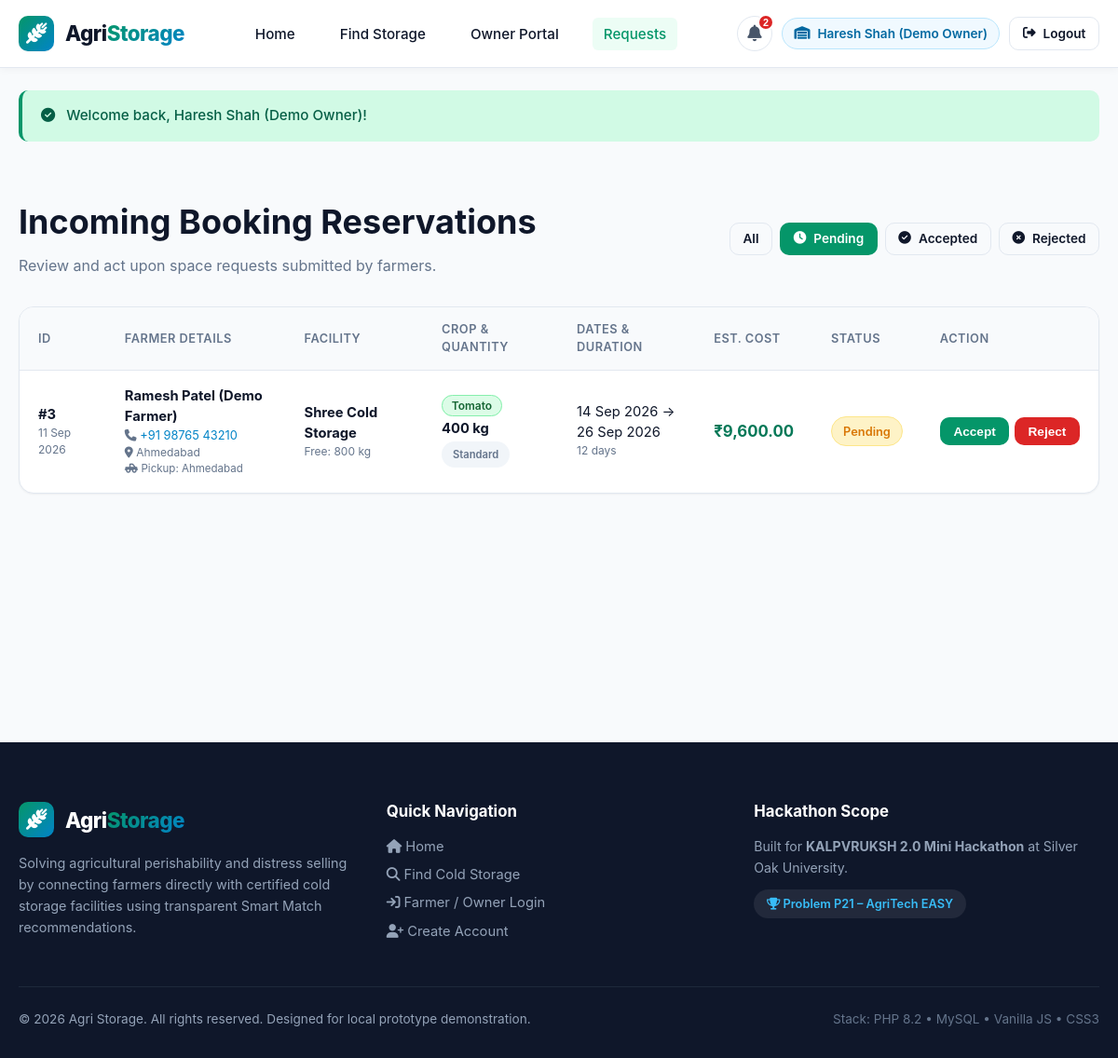
Page /owner/bookings.php?status=Pending (signed in) on the committed database.
### tables this page shows
CREATE TABLE `bookings` (
  `id` INT NOT NULL AUTO_INCREMENT,
  `farmer_id` INT NOT NULL,
  `storage_id` INT NOT NULL,
  `pickup_location` VARCHAR(150) NOT NULL DEFAULT 'Ahmedabad',
  `crop` VARCHAR(100) NOT NULL,
  `quantity` DECIMAL(10,2) NOT NULL,
  `start_date` DATE NOT NULL,
  `end_date` DATE NOT NULL,
  `total_cost` DECIMAL(12,2) NOT NULL,
  `has_insurance` TINYINT(1) NOT NULL DEFAULT 0,
  `insurance_rate` DECIMAL(5,2) NOT NULL DEFAULT 85.00,
  `insurance_fee` DECIMAL(10,2) NOT NULL DEFAULT 0.00,
  `damage_status` ENUM('None', 'Reported', 'Compensated') NOT NULL DEFAULT 'None',
  `damage_cause` VARCHAR(255) NULL,
  `affected_crop` VARCHAR(100) NULL,
  `affected_quantity` DECIMAL(10,2) NULL,
  `compensation_amount` DECIMAL(10,2) NULL,
  `status` ENUM('Pending', 'Accepted', 'Rejected', 'Completed') NOT NULL DEFAULT 'Pending',
  `created_at` TIMESTAMP NOT NULL DEFAULT CURRENT_TIMESTAMP,
  PRIMARY KEY (`id`),
  INDEX `idx_booking_farmer` (`farmer_id`),
  INDEX `idx_booking_storage` (`storage_id`),
  INDEX `idx_booking_status` (`status`),
  CONSTRAINT `fk_booking_farmer` FOREIGN KEY (`farmer_id`) REFERENCES `users` (`id`) ON DELETE CASCADE,
  CONSTRAINT `fk_booking_storage` FOREIGN KEY (`storage_id`) REFERENCES `cold_storages` (`id`) ON DELETE CASCADE
);

CREATE TABLE `users` (
  `id` INT NOT NULL AUTO_INCREMENT,
  `name` VARCHAR(100) NOT NULL,
  `email` VARCHAR(150) NOT NULL UNIQUE,
  `password` VARCHAR(255) NOT NULL,
  `phone` VARCHAR(20) NOT NULL,
  `role` ENUM('farmer', 'owner') NOT NULL DEFAULT 'farmer',
  `location` VARCHAR(150) NOT NULL,
  `created_at` TIMESTAMP NOT NULL DEFAULT CURRENT_TIMESTAMP,
  PRIMARY KEY (`id`),
  INDEX `idx_user_email` (`email`),
  INDEX `idx_user_role` (`role`)
);

CREATE TABLE `cold_storages` (
  `id` INT NOT NULL AUTO_INCREMENT,
  `owner_id` INT NOT NULL,
  `name` VARCHAR(150) NOT NULL,
  `location` VARCHAR(150) NOT NULL,
  `available_capacity` DECIMAL(10,2) NOT NULL,
  `total_capacity` DECIMAL(10,2) NOT NULL,
  `temperature` VARCHAR(50) NOT NULL,
  `price_per_kg` DECIMAL(10,2) NOT NULL,
  `supported_crops` TEXT NOT NULL,
  `minimum_quantity` DECIMAL(10,2) NOT NULL DEFAULT 50.00,
  `contact` VARCHAR(20) NOT NULL,
  `status` ENUM('Available', 'Full', 'Inactive') NOT NULL DEFAULT 'Available',
  `created_at` TIMESTAMP NOT NULL DEFAULT CURRENT_TIMESTAMP,
  PRIMARY KEY (`id`),
  INDEX `idx_storage_owner` (`owner_id`),
  INDEX `idx_storage_status` (`status`),
  INDEX `idx_storage_location` (`location`),
  CONSTRAINT `fk_storage_owner` FOREIGN KEY (`owner_id`) REFERENCES `users` (`id`) ON DELETE CASCADE
);

### includes/auth.php (called while the page is built, shortened)
<?php
function e($value) {
    return htmlspecialchars((string)$value, ENT_QUOTES, 'UTF-8');
}
function base_url($path = '') {
    $path = ltrim($path, '/');
    $envBase = getenv('BASE_URL');
    $scriptName = $_SERVER['SCRIPT_NAME'] ?? '';
    $dir = str_replace('\\', '/', dirname($scriptName));
    if (preg_match('#/owner$#i', $dir)) {
        $dir = substr($dir, 0, -6);
    }
    $dir = rtrim($dir, '/');
    return ($dir === '' ? '' : $dir) . '/' . $path;
}

### owner/bookings.php (the view, shortened to what this page needs)
<?php
require_once __DIR__ . '/../includes/db.php';
require_once __DIR__ . '/../includes/auth.php';
$user = currentUser();
$statusFilter = trim($_GET['status'] ?? '');
$bookings = [];
try {
    $sql = "
        SELECT b.*, u.name as farmer_name, u.phone as farmer_phone, u.location as farmer_location,
               s.name as storage_name, s.location as storage_location, s.available_capacity, s.total_capacity
        FROM bookings b
        JOIN users u ON b.farmer_id = u.id
        JOIN cold_storages s ON b.storage_id = s.id
        WHERE s.owner_id = ?
    ";
    $params = [$user['id']];
    if (!empty($statusFilter) && in_array($statusFilter, ['Pending', 'Accepted', 'Rejected', 'Completed'])) {
        $sql .= " AND b.status = ?";
        $params[] = $statusFilter;
    }
    $sql .= " ORDER BY b.id DESC";
    $stmt = $pdo->prepare($sql);
    $stmt->execute($params);
    $bookings = $stmt->fetchAll();
} catch (PDOException $e) {
    setFlash('danger', 'Database error: ' . $e->getMessage());
}
require_once __DIR__ . '/../includes/header.php';
?>
<div class="container" style="padding: 2.5rem 1.25rem;">
    <div style="display: flex; justify-content: space-between; align-items: center; flex-wrap: wrap; gap: 1rem; margin-bottom: 2rem;">
        <div>
            <h1>Incoming Booking Reservations</h1>
            <p class="text-muted">Review and act upon space requests submitted by farmers.</p>
        </div>
        <div style="display: flex; gap: 0.5rem; flex-wrap: wrap;">
            <a href="<?php echo base_url('owner/bookings.php'); ?>" class="btn <?php echo empty($statusFilter) ? 'btn-primary' : 'btn-outline'; ?> btn-sm">
                All
            </a>
            <a href="<?php echo base_url('owner/bookings.php?status=Pending'); ?>" class="btn <?php echo ($statusFilter === 'Pending') ? 'btn-primary' : 'btn-outline'; ?> btn-sm">
                <i class="fa-solid fa-clock"></i> Pending
            </a>
            <a href="<?php echo base_url('owner/bookings.php?status=Accepted'); ?>" class="btn <?php echo ($statusFilter === 'Accepted') ? 'btn-primary' : 'btn-outline'; ?> btn-sm">
                <i class="fa-solid fa-circle-check"></i> Accepted
            </a>
            <a href="<?php echo base_url('owner/bookings.php?status=Rejected'); ?>" class="btn <?php echo ($statusFilter === 'Rejected') ? 'btn-primary' : 'btn-outline'; ?> btn-sm">
                <i class="fa-solid fa-circle-xmark"></i> Rejected
            </a>
        </div>
    </div>
    <?php if (empty($bookings)): ?>
        <div class="card text-center" style="padding: 3.5rem 1.5rem;">
            <div style="font-size: 3rem; margin-bottom: 0.75rem; color: #94a3b8;"><i class="fa-solid fa-clipboard-list"></i></div>
            <h3>No Bookings Found</h3>
            <p class="text-muted">No reservations match the selected filter criteria.</p>
        </div>
    <?php else: ?>
        <div class="table-responsive">
            <table class="table">
                <thead>
                    <tr>
                        <th>ID</th>
                        <th>Farmer Details</th>
                        <th>Facility</th>
                        <th>Crop & Quantity</th>
                        <th>Dates & Duration</th>
                        <th>Est. Cost</th>
                        <th>Status</th>
                        <th>Action</th>
                    </tr>
                </thead>
                <tbody>
                    <?php foreach ($bookings as $b): ?>
                        <?php
                            $diffDays = max(1, (int)ceil((strtotime($b['end_date']) - strtotime($b['start_date'])) / 86400));
                            $canAccept = ($b['available_capacity'] >= $b['quantity']);
                        ?>
                        <tr>
                            <td>
                                <strong>#<?php echo e($b['id']); ?></strong>
                                <div class="text-muted" style="font-size: 0.75rem;">
                                    <?php echo date('d M Y', strtotime($b['created_at'])); ?>
                                </div>
                            </td>
                            <td>
                                <strong><?php echo e($b['farmer_name']); ?></strong>
                                <div class="text-muted" style="font-size: 0.8rem;">
                                    <i class="fa-solid fa-phone"></i> <a href="tel:<?php echo e($b['farmer_phone']); ?>"><?php echo e($b['farmer_phone']); ?></a>
                                </div>
                                <div class="text-muted" style="font-size: 0.75rem;">
                                    <i class="fa-solid fa-location-dot"></i> <?php echo e($b['farmer_location']); ?>
                                </div>
                                <?php if (!empty($b['pickup_location'])): ?>
                                    <div class="text-muted" style="font-size: 0.72rem;">
                                        <i class="fa-solid fa-truck-pickup"></i> Pickup: <?php echo e($b['pickup_location']); ?>
                                    </div>
                                <?php endif; ?>
                            </td>
                            <td>
                                <strong><?php echo e($b['storage_name']); ?></strong>
                                <div class="text-muted" style="font-size: 0.75rem;">
                                    Free: <?php echo number_format($b['available_capacity']); ?> kg
                                </div>
                            </td>
                            <td>
                                <div><span class="crop-tag highlight"><?php echo e($b['crop']); ?></span></div>
                                <div style="font-weight: 700; margin-top: 3px;"><?php echo number_format($b['quantity']); ?> kg</div>
                                <div style="margin-top: 3px;">
                                    <?php if (!empty($b['has_insurance'])): ?>
                                        <span class="badge" style="background: #ecfdf5; color: #047857; border: 1px solid #6ee7b7; font-size: 0.7rem;">
                                            <i class="fa-solid fa-shield-halved"></i> 85% Insured
                                        </span>
                                    <?php else: ?>
                                        <span class="badge" style="background: #f1f5f9; color: #64748b; font-size: 0.7rem;">
                                            Standard
                                        </span>
                                    <?php endif; ?>
                                </div>
                            </td>
                            <td>
                                <div><?php echo date('d M Y', strtotime($b['start_date'])); ?> &rarr;</div>
                                <div><?php echo date('d M Y', strtotime($b['end_date'])); ?></div>
                                <div class="text-muted" style="font-size: 0.75rem;"><?php echo $diffDays; ?> days</div>
                            </td>
                            <td>
                                <strong style="color: var(--primary-dark); font-size: 1.05rem;">
                                    ₹<?php echo number_format($b['total_cost'], 2); ?>
                                </strong>
                            </td>
                            <td>
                                <span class="badge badge-<?php echo strtolower($b['status']); ?>">
                                    <?php echo e($b['status']); ?>
                                </span>
                            </td>
                            <td>
                                <?php if ($b['status'] === 'Pending'): ?>
                                    <div style="display: flex; gap: 0.35rem;">
                                        <form method="POST" action="<?php echo base_url('owner/update-booking.php'); ?>" style="display: inline;">
                                            <button type="submit" class="btn btn-success btn-sm" <?php echo !$canAccept ? 'disabled title="Available capacity is lower than requested quantity"' : ''; ?>>
                                                Accept
                                            </button>
                                        </form>
                                        <button type="button" class="btn btn-danger btn-sm btn-reject-modal"
                                                data-id="<?php echo $b['id']; ?>"
                                                data-farmer="<?php echo e($b['farmer_name']); ?>"
                                                data-crop="<?php echo e($b['crop']); ?>"
                                                data-qty="<?php echo number_format($b['quantity']); ?> kg"
                                                data-facility="<?php echo e($b['storage_name']); ?>">
                                            Reject
                                        </button>
                                    </div>
                                <?php else: ?>
                                    <span class="text-muted" style="font-size: 0.85rem;">Processed</span>
                                <?php endif; ?>
                            </td>
                        </tr>
                    <?php endforeach; ?>
                </tbody>
            </table>
        </div>
    <?php endif; ?>
</div>
<?php require_once __DIR__ . '/../includes/footer.php'; ?>

### css/style.css (style rules this page uses)
:root { --primary: #059669; --primary-dark: #047857; --primary-light: #10b981; --primary-soft: #ecfdf5; --secondary: #0284c7; --secondary-dark: #0369a1; --secondary-light: #38bdf8; --secondary-soft: #f0f9ff; --accent-gold: #f59e0b; --accent-gold-soft: #fffbeb; --bg-main: #f8fafc; --bg-card: #ffffff; --text-dark: #0f172a; --text-muted: #64748b; --border-color: #e2e8f0; --border-hover: #cbd5e1; --status-pending: #d97706; --status-pending-bg: #fef3c7; --status-accepted: #059669; --status-accepted-bg: #d1fae5; --status-rejected: #dc2626; --status-rejected-bg: #fee2e2; --status-completed: #2563eb; --status-completed-bg: #dbeafe; --font-sans: 'Inter', -apple-system, BlinkMacSystemFont, "Segoe UI", Roboto, Oxygen, Ubuntu, Cantarell, sans-serif; --radius-sm: 6px; --radius-md: 10px; --radius-lg: 16px; --radius-xl: 22px; --shadow-sm: 0 1px 2px 0 rgba(0, 0, 0, 0.05); --shadow-md: 0 4px 6px -1px rgba(0, 0, 0, 0.08), 0 2px 4px -2px rgba(0, 0, 0, 0.05); --shadow-lg: 0 10px 15px -3px rgba(0, 0, 0, 0.1), 0 4px 6px -4px rgba(0, 0, 0, 0.06); --shadow-glow: 0 0 20px rgba(14, 165, 233, 0.25); --transition: all 0.2s ease-in-out; }
* { box-sizing: border-box; margin: 0; padding: 0; }
html { font-family: var(--font-sans); color: var(--text-dark); background-color: var(--bg-main); line-height: 1.5; -webkit-font-smoothing: antialiased; }
body { display: flex; flex-direction: column; min-height: 100vh; overflow-x: hidden; }
a { color: var(--secondary); text-decoration: none; transition: var(--transition); }
.container { width: 100%; max-width: 1200px; margin: 0 auto; padding: 0 1.25rem; }
h1, h2, h3, h4, h5, h6 { color: var(--text-dark); font-weight: 700; line-height: 1.25; }
h1 { font-size: 2.25rem; margin-bottom: 0.75rem; }
.text-muted { color: var(--text-muted); }
.btn { display: inline-flex; align-items: center; justify-content: center; gap: 0.5rem; padding: 0.65rem 1.25rem; font-size: 0.95rem; font-weight: 600; border-radius: var(--radius-md); border: 1px solid transparent; cursor: pointer; transition: var(--transition); text-decoration: none; }
.btn-primary { background: var(--primary); color: white; }
.btn-outline { background: transparent; border-color: var(--border-color); color: var(--text-dark); }
.btn-sm { padding: 0.4rem 0.85rem; font-size: 0.85rem; }
.btn-danger { background: var(--status-rejected); color: white; }
.btn-success { background: var(--primary); color: white; }
.crop-tag { background: #f1f5f9; color: #334155; font-size: 0.75rem; font-weight: 600; padding: 0.2rem 0.6rem; border-radius: 9999px; }
.crop-tag.highlight { background: #dcfce7; color: #166534; border: 1px solid #86efac; }
.badge { display: inline-flex; align-items: center; gap: 0.35rem; padding: 0.35rem 0.75rem; border-radius: 9999px; font-size: 0.8rem; font-weight: 600; text-transform: capitalize; }
.badge-pending { background: var(--status-pending-bg); color: var(--status-pending); border: 1px solid #fde68a; }
.table-responsive { width: 100%; overflow-x: auto; border-radius: var(--radius-lg); border: 1px solid var(--border-color); background: #ffffff; box-shadow: var(--shadow-sm); }
.table { width: 100%; border-collapse: collapse; text-align: left; font-size: 0.92rem; }
.table th { background: #f8fafc; color: var(--text-muted); font-weight: 600; font-size: 0.8rem; text-transform: uppercase; letter-spacing: 0.5px; padding: 0.9rem 1.25rem; border-bottom: 1px solid var(--border-color); }
.table td { padding: 1rem 1.25rem; border-bottom: 1px solid var(--border-color); color: var(--text-dark); }
.table tr:last-child td { border-bottom: none; }

### rows in the picture
bookings: id "3", created_at "11 Sep 2026", farmer.name "Ramesh Patel (Demo Farmer)", farmer.phone "+91 98765 43210", farmer.location "Ahmedabad", pickup_location "Ahmedabad", storage.name "Shree Cold Storage", storage.available_capacity "800", crop "Tomato", quantity "400", has_insurance "Standard", start_date "14 Sep 2026", end_date "26 Sep 2026", diffDays "12", total_cost "9,600.00", status "Pending"

### other values in the picture
$badgeCount "2"
$user['name'] "Haresh Shah (Demo Owner)"
$flash['message'] "Welcome back, Haresh Shah (Demo Owner)!"
